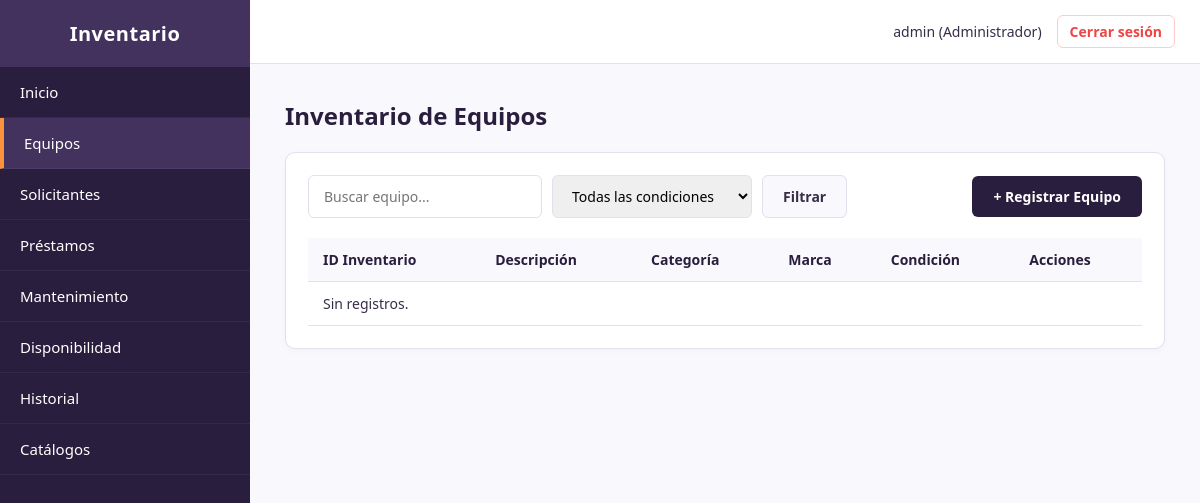
Page /pages/equipos/equipos.php (signed in) on the earlier database version.
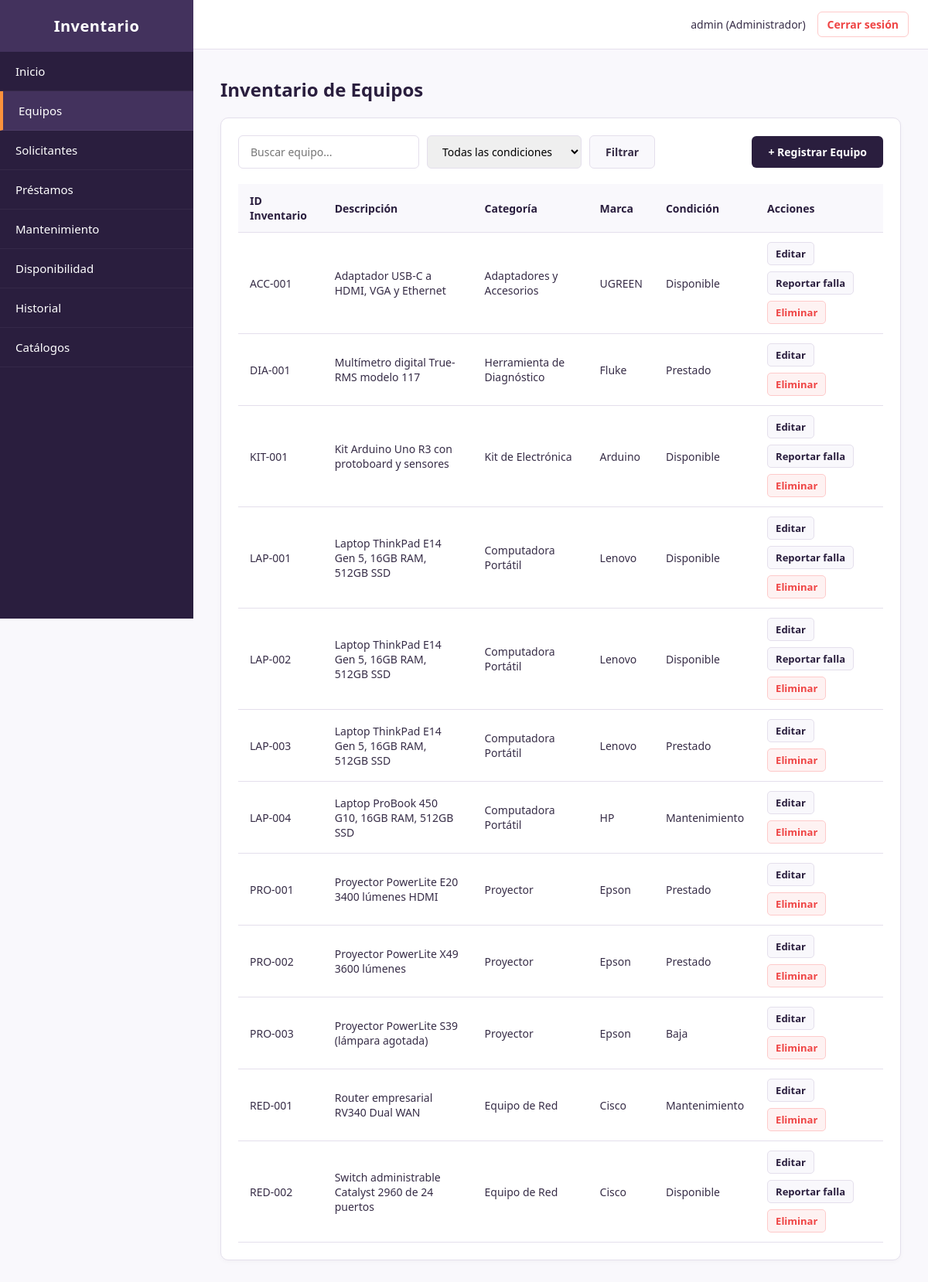
Same page on the later database version.
### tables this page shows
CREATE TABLE IF NOT EXISTS equipos (
    id_inventario VARCHAR(50) PRIMARY KEY,
    descripcion VARCHAR(200) NOT NULL,
    id_categoria INT NOT NULL,
    id_marca INT NOT NULL,
    condicion_actual ENUM('Disponible', 'Prestado', 'Mantenimiento', 'Baja') DEFAULT 'Disponible',
    FOREIGN KEY (id_categoria) REFERENCES categorias(id_categoria) ON DELETE RESTRICT ON UPDATE CASCADE,
    FOREIGN KEY (id_marca) REFERENCES marcas(id_marca) ON DELETE RESTRICT ON UPDATE CASCADE
);

CREATE TABLE IF NOT EXISTS categorias (
    id_categoria INT AUTO_INCREMENT PRIMARY KEY,
    nombre VARCHAR(100) UNIQUE NOT NULL
);

CREATE TABLE IF NOT EXISTS marcas (
    id_marca INT AUTO_INCREMENT PRIMARY KEY,
    nombre VARCHAR(100) UNIQUE NOT NULL
);

### includes/auth.php (called while the page is built, shortened)
<?php
function esAdmin() {
    return ($_SESSION['rol'] ?? '') === 'Administrador';
}

### pages/equipos/equipos.php (the view, shortened to what this page needs)
<?php
$base = '../../';
require_once $base . 'includes/auth.php';
require_once $base . 'includes/conexion.php';
$buscar = trim($_GET['buscar'] ?? '');
$sql = 'SELECT e.id_inventario, e.descripcion, e.condicion_actual,
               c.nombre AS categoria, m.nombre AS marca
        FROM equipos e
        INNER JOIN categorias c ON e.id_categoria = c.id_categoria
        INNER JOIN marcas m ON e.id_marca = m.id_marca
        WHERE 1=1';
$params = [];
$sql .= ' ORDER BY e.id_inventario';
$stmt = $pdo->prepare($sql);
$stmt->execute($params);
$equipos = $stmt->fetchAll();
require $base . 'includes/header.php';
?>
            <h1>Inventario de Equipos</h1>
            <div class="panel">
                <div class="toolbar">
                    <form action="equipos.php" method="GET" class="filters">
                        <input type="text" name="buscar" placeholder="Buscar equipo..." class="input-search" value="<?= htmlspecialchars($buscar) ?>">
                        <select name="condicion" class="select-filter">
                            <option value="">Todas las condiciones</option>
                        </select>
                        <button type="submit" class="btn-secondary">Filtrar</button>
                    </form>
                    <?php if (esAdmin()): ?>
                        <a href="registrar.php" class="btn-primary btn-add">+ Registrar Equipo</a>
                    <?php endif; ?>
                </div>
                <div class="table-container">
                    <table class="data-table">
                        <thead>
                            <tr>
                                <th>ID Inventario</th>
                                <th>Descripción</th>
                                <th>Categoría</th>
                                <th>Marca</th>
                                <th>Condición</th>
                                <?php if (esAdmin()): ?>
                                    <th>Acciones</th>
                                <?php endif; ?>
                            </tr>
                        </thead>
                        <tbody>
                            <?php if (empty($equipos)): ?>
                                <tr><td colspan="<?= esAdmin() ? 6 : 5 ?>">Sin registros.</td></tr>
                            <?php else: ?>
                                <?php foreach ($equipos as $fila): ?>
                                    <tr>
                                        <td><?= htmlspecialchars($fila['id_inventario']) ?></td>
                                        <td><?= htmlspecialchars($fila['descripcion']) ?></td>
                                        <td><?= htmlspecialchars($fila['categoria']) ?></td>
                                        <td><?= htmlspecialchars($fila['marca']) ?></td>
                                        <td><?= htmlspecialchars($fila['condicion_actual']) ?></td>
                                        <?php if (esAdmin()): ?>
                                            <td>
                                                <div class="table-actions">
                                                    <a href="registrar.php?id=<?= urlencode($fila['id_inventario']) ?>" class="action-link">Editar</a>
                                                    <?php if ($fila['condicion_actual'] === 'Disponible'): ?>
                                                        <a href="../mantenimiento/registrar.php?id=<?= urlencode($fila['id_inventario']) ?>" class="action-link">Reportar falla</a>
                                                    <?php endif; ?>
                                                    <form action="equipos.php" method="POST" onsubmit="return confirm('¿Eliminar este equipo?');">
                                                        <button type="submit" class="action-link danger">Eliminar</button>
                                                    </form>
                                                </div>
                                            </td>
                                        <?php endif; ?>
                                    </tr>
                                <?php endforeach; ?>
                            <?php endif; ?>
                        </tbody>
                    </table>
                </div>
            </div>
<?php
require $base . 'includes/footer.php';
?>

Differences in the rows shown:
added equipos: id_inventario "ACC-001", descripcion "Adaptador USB-C a HDMI, VGA y Ethernet", id_categoria.nombre "Adaptadores y Accesorios", id_marca.nombre "UGREEN", condicion_actual "Disponible"
added equipos: id_inventario "DIA-001", descripcion "Multímetro digital True-RMS modelo 117", id_categoria.nombre "Herramienta de Diagnóstico", id_marca.nombre "Fluke", condicion_actual "Prestado"
added equipos: id_inventario "KIT-001", descripcion "Kit Arduino Uno R3 con protoboard y sensores", id_categoria.nombre "Kit de Electrónica", id_marca.nombre "Arduino", condicion_actual "Disponible"
added equipos: id_inventario "LAP-001", descripcion "Laptop ThinkPad E14 Gen 5, 16GB RAM, 512GB SSD", id_categoria.nombre "Computadora Portátil", id_marca.nombre "Lenovo", condicion_actual "Disponible"
added equipos: id_inventario "LAP-002", descripcion "Laptop ThinkPad E14 Gen 5, 16GB RAM, 512GB SSD", id_categoria.nombre "Computadora Portátil", id_marca.nombre "Lenovo", condicion_actual "Disponible"
added equipos: id_inventario "LAP-003", descripcion "Laptop ThinkPad E14 Gen 5, 16GB RAM, 512GB SSD", id_categoria.nombre "Computadora Portátil", id_marca.nombre "Lenovo", condicion_actual "Prestado"
added equipos: id_inventario "LAP-004", descripcion "Laptop ProBook 450 G10, 16GB RAM, 512GB SSD", id_categoria.nombre "Computadora Portátil", id_marca.nombre "HP", condicion_actual "Mantenimiento"
added equipos: id_inventario "PRO-001", descripcion "Proyector PowerLite E20 3400 lúmenes HDMI", id_categoria.nombre "Proyector", id_marca.nombre "Epson", condicion_actual "Prestado"
added equipos: id_inventario "PRO-002", descripcion "Proyector PowerLite X49 3600 lúmenes", id_categoria.nombre "Proyector", id_marca.nombre "Epson", condicion_actual "Prestado"
added equipos: id_inventario "PRO-003", descripcion "Proyector PowerLite S39 (lámpara agotada)", id_categoria.nombre "Proyector", id_marca.nombre "Epson", condicion_actual "Baja"
added equipos: id_inventario "RED-001", descripcion "Router empresarial RV340 Dual WAN", id_categoria.nombre "Equipo de Red", id_marca.nombre "Cisco", condicion_actual "Mantenimiento"
added equipos: id_inventario "RED-002", descripcion "Switch administrable Catalyst 2960 de 24 puertos", id_categoria.nombre "Equipo de Red", id_marca.nombre "Cisco", condicion_actual "Disponible"
Other differences:
text no longer shown: "Sin registros."
